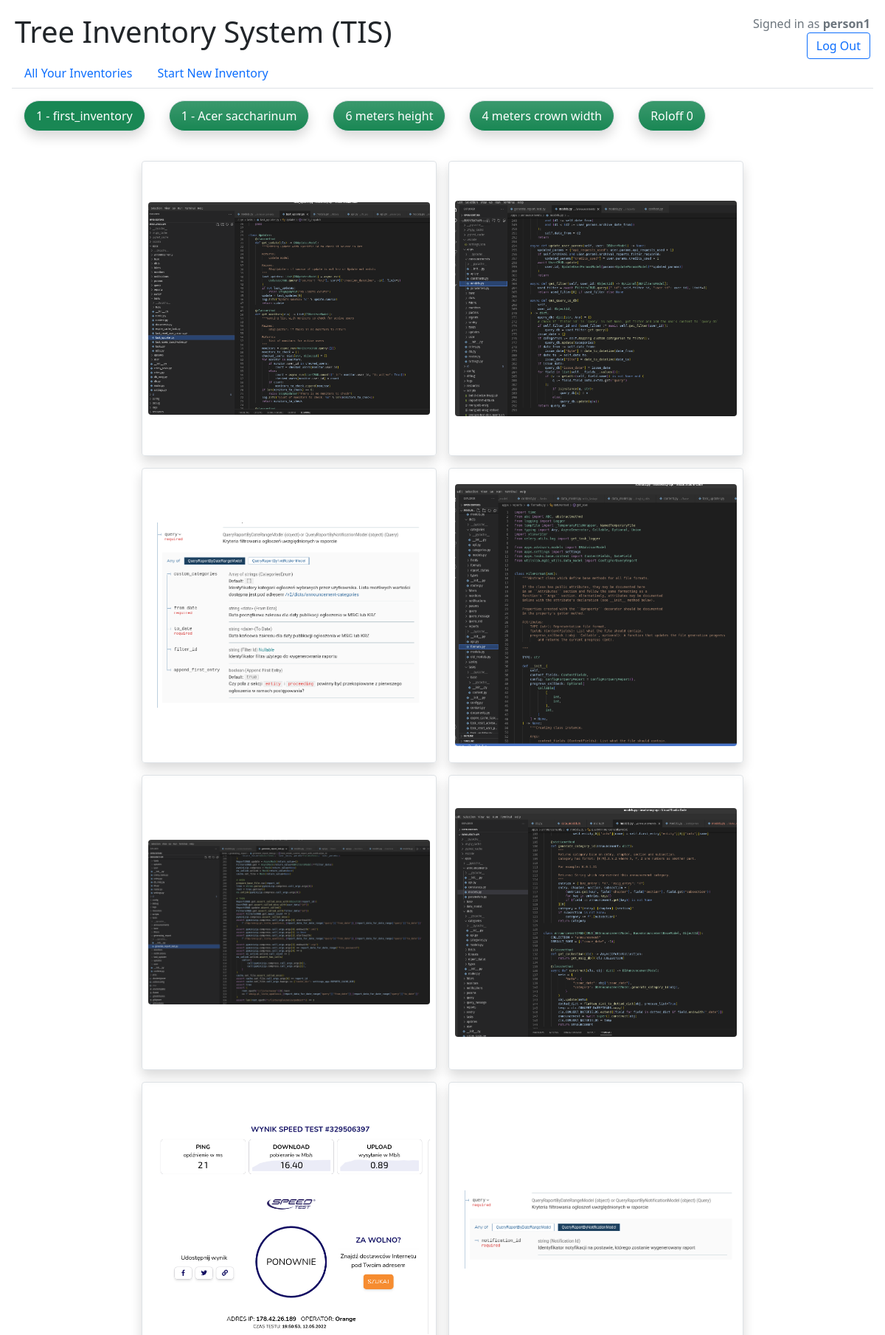
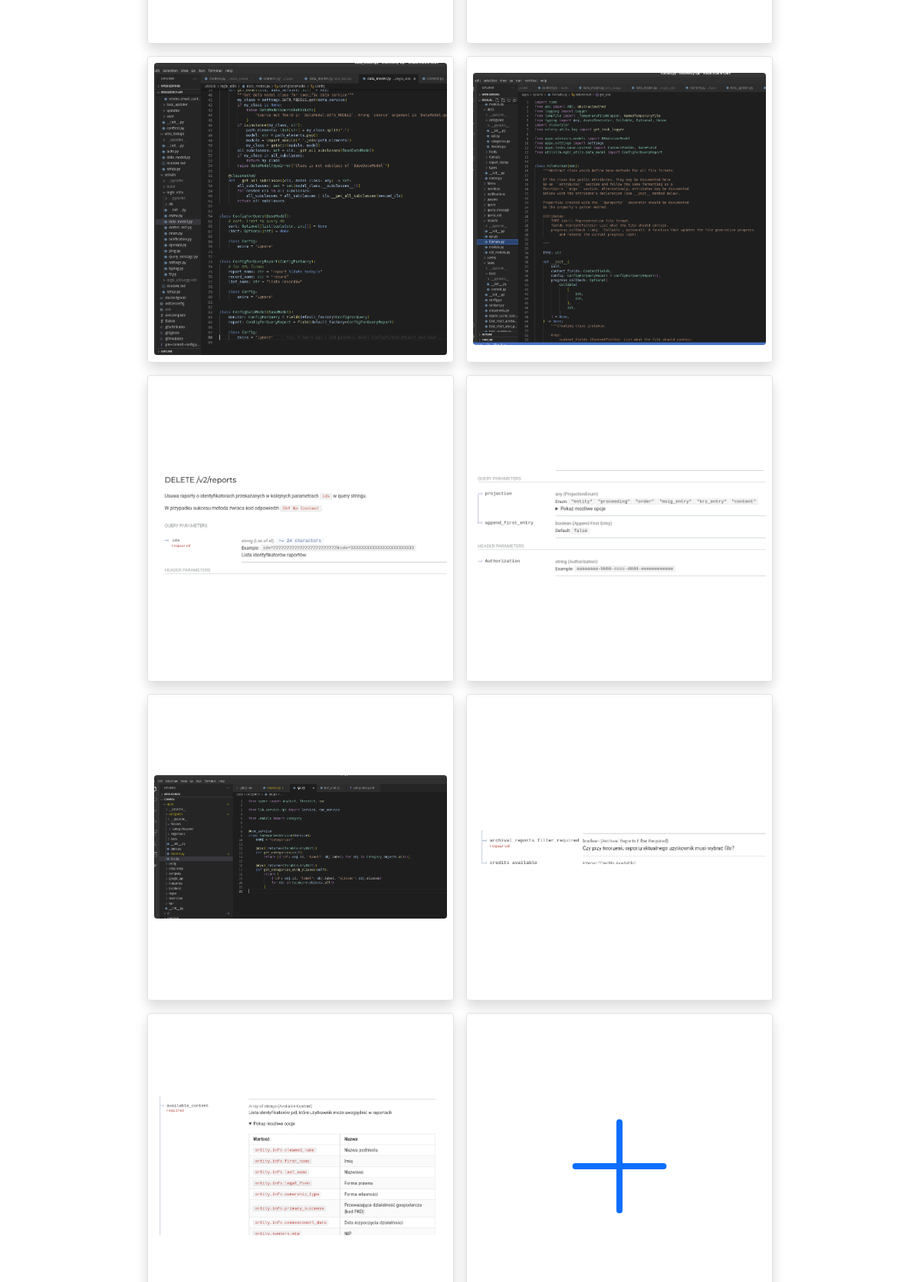
Page /inventory/1/tree/1/ (signed in, upper part) on the committed database (2 pictures, top to bottom).
### TIS_app/models.py (models this page shows, shortened)
class Tree(models.Model):
    ROLOFF_CHOICES = (
        (0, "0"),
        (1, "1"),
        (2, "2"),
        (3, "3"),
        (4, "4"),
    )
    lp = models.PositiveIntegerField(default=1)
    species = models.ForeignKey(
        Species,
        on_delete=models.CASCADE,
        help_text="Basic tree species found in Poland.",
    )
    height = models.PositiveIntegerField(
        verbose_name="Height [meters]",
        help_text="Height of tree mansured from base to top of tree.",
    )
    crown_width = models.PositiveIntegerField(
        verbose_name="Crown width [meters]",
        help_text="Tree crown width measured at its widest point.",
    )
    roloff = models.PositiveSmallIntegerField(
        choices=ROLOFF_CHOICES,
        default=0,
        help_text="Crown structure and tree vitality in Roloff scale.",
    )
    inventory = models.ForeignKey(Inventory, on_delete=models.CASCADE)
    is_existing = models.BooleanField(default=True)
    class Meta:
        unique_together = ["lp", "inventory"]

class Inventory(models.Model):
    STATUS_CHOICES = (
        (0, "Inventory"),
        (1, "Valorization"),
        (2, "Tree management"),
    )
    id = models.SmallAutoField(primary_key=True)
    name = models.CharField(max_length=64)
    created_date = models.DateField(auto_now_add=True)
    edited_date = models.DateField(auto_now=True)
    finish_date = models.DateField(null=True)
    status = models.PositiveIntegerField(choices=STATUS_CHOICES, default=0)
    author = models.ForeignKey(User, on_delete=models.PROTECT)
    principal = models.CharField(max_length=64)
    principal_address = models.CharField(max_length=128, null=True, blank=True)
    description = models.TextField(blank=True, null=True)
    class Meta:
        unique_together = ["id", "author"]

class Species(models.Model):
    latin_name = models.CharField(max_length=64)
    class Meta:
        ordering = ["latin_name"]
    def __str__(self):
        return f"{self.latin_name}"  # + f" / {self.polish_name}"

class Photo(models.Model):
    image = models.ImageField(upload_to="tree_photos")
    tree = models.ForeignKey(Tree, on_delete=models.CASCADE)

### TIS_app/views.py (the view, shortened to what this page needs)
class GaleryTreeView(LoginRequiredMixin, FormView):
    template_name = "TIS_app/tree_galery.html"
    form_class = PhotoTreeForm
    def get_context_data(self, **kwargs: Any) -> Dict[str, Any]:
        context = super().get_context_data(**kwargs)
        context["tree"] = get_object_or_404(
            Tree, lp=self.kwargs["lp"], inventory=self.kwargs["inventory_pk"]
        )
        return context
    def get_initial(self) -> Dict[str, Any]:
        data = super().get_initial()
        tree = get_object_or_404(
            Tree, lp=self.kwargs["lp"], inventory=self.kwargs["inventory_pk"]
        )
        data["tree"] = tree.pk
        return data

### TIS_app/context_processors.py (called while the page is built)
def metadata(request):
    return {
        "author": "Andrzej Jończy",
        "github": "https://github.com/andree0",
        "linkedin": "https://www.linkedin.com/in/andrzej-jonczy/",
    }

### TIS_app/templates/TIS_app/tree_galery.html (shortened to what this page needs)
{% extends 'TIS_app/base.html' %}
{% block body %}
<div class="d-inline-flex flex-wrap">
    <a href="{% url 'inventory-details' tree.inventory.pk %}" role="button" type="button" class="btn btn-success m-3 p-2 px-3 border rounded-pill shadow">{{ tree.inventory.id }} - {{ tree.inventory.name }}</a>
    <div class="m-3 p-2 px-3 border rounded-pill bg-success bg-gradient text-white shadow">{{ tree.lp }} - {{ tree.species }}</div>
    <div class="m-3 p-2 px-3 border rounded-pill bg-success bg-gradient text-white shadow">{{ tree.height }} meters height</div>
    <div class="m-3 p-2 px-3 border rounded-pill bg-success bg-gradient text-white shadow">{{ tree.crown_width }} meters crown width</div>
    <div class="m-3 p-2 px-3 border rounded-pill bg-success bg-gradient text-white shadow">Roloff {{ tree.roloff }}</div>
</div>
<div class="d-flex flex-wrap m-2 py-2 justify-content-center">
    {% for photo in tree.photo_set.all %}
        <div style="height: 400px; width: 400px;" class="d-flex m-2 p-2 border rounded shadow justify-content-center">
            <img src="{{ photo.image.url }}" class="rounded m-auto" style="max-width: 100%; height: auto;"/>
        </div>
    {% empty %}
    <h1 class="text-muted w-100 text-center my-5">No Any Photo</h1>
    {% endfor %}
    <div style="height: 400px; width: 400px;" class="d-flex m-2 p-2 border rounded shadow justify-content-center">
        <button class="btn btn-outline-primary border-0 w-100" data-bs-toggle="offcanvas" data-bs-target="#offcanvasWithBackdrop" aria-controls="offcanvasWithBackdrop">
            <svg xmlns="http://www.w3.org/2000/svg" class="ionicon rounded m-auto p-5" viewBox="0 0 512 512" width="300" height="300">
                <title>Add</title>
                <path fill="none" stroke="currentColor" stroke-linecap="round" stroke-linejoin="round" stroke-width="20" d="M256 112v288M400 256H112"/>
            </svg>
        </button>
    </div>
</div>
{% endblock %}

### TIS_app/templates/TIS_app/base.html (shortened to what this page needs)
{% load static %}
<!DOCTYPE html>
<html lang="en">
<head>
    <link href="https://cdn.jsdelivr.net/npm/bootstrap@5.0.1/dist/css/bootstrap.min.css" rel="stylesheet">
    <link rel="stylesheet" href="{% static 'app.css' %}">
    <link rel="stylesheet" href="{% static 'timeline.css' %}">
</head>
<body class="p-3">
    <div class="d-flex align-items-center">
        <h1 class="me-auto"><a href="{% url 'index' %}" class="text-decoration-none text-body p-1">Tree Inventory System (TIS)</a></h1>
        {% include "TIS_app/login_info.html" %}
    </div>
    <ul class="nav nav-tabs">
        <li class="nav-item">
            <a id="all-inventory-link" class="nav-link" href="{% url 'all-inventory' %}"
            >All Your Inventories</a>
        </li>
        <li class="nav-item">
            <a id="new-inventory-link" class="nav-link" href="{% url 'create-inventory' %}"
            >Start New Inventory</a>
        </li>
    </ul>
{% block body %}
{% endblock %}
</body>
</html>

### TIS_app/templates/TIS_app/login_info.html (shortened to what this page needs)
<div class="d-flex align-items-end flex-column p-1">
    {% if user.is_authenticated %}
        <div class="mb-1 text-muted">Signed in as <strong>{{ user.username }}</strong></div>
        <div>
            <a class="d-inline btn btn-outline-primary btn" role="button"
                href="{% url 'logout' %}">Log Out</a>
        </div>
    {% endif %}
</div>

### static/app.css (style rules this page uses)
body { display: flex; flex-direction: column; min-height: 100vh; }

### rows in the picture
Tree: inventory.id "1", inventory.name "first_inventory", lp "1", species "Acer saccharinum", height "6", crown_width "4", roloff "0"
Photo: image (picture)
Photo: image (picture)
Photo: image (picture)
Photo: image (picture)
Photo: image (picture)
Photo: image (picture)
Photo: image (picture)
Photo: image (picture)
Photo: image (picture)
Photo: image (picture)
Photo: image (picture)
Photo: image (picture)
Photo: image (picture)
Photo: image (picture)
Photo: image (picture)

### other values in the picture
{{ user.username }} "person1"
